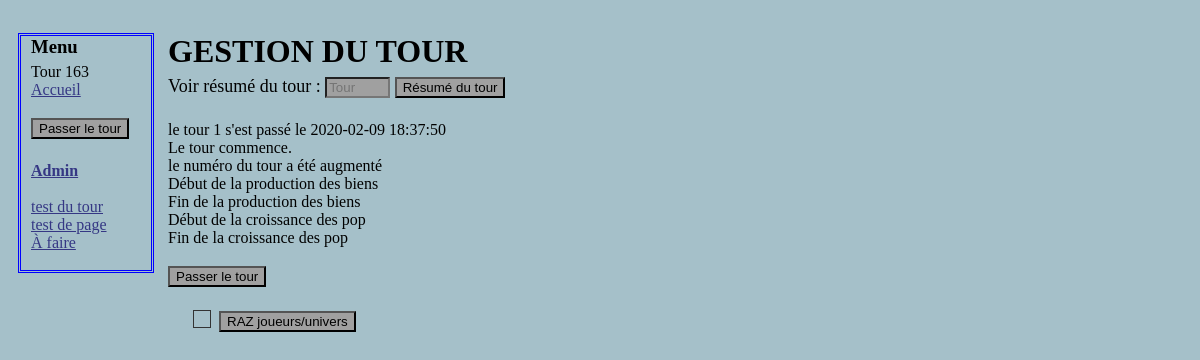
The app's page /Administration.php?voir=1, older data.
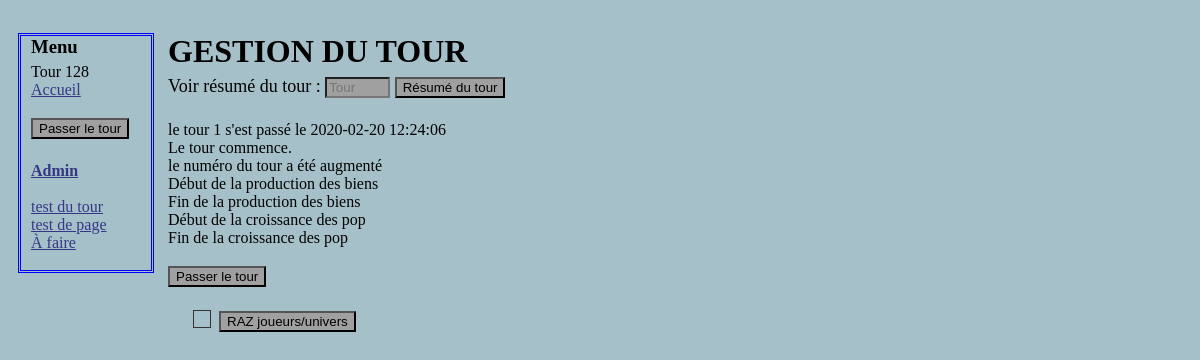
The same page, newer data.
### tables this page shows
CREATE TABLE IF NOT EXISTS `tour` (
  `id` int(11) NOT NULL AUTO_INCREMENT,
  `datetour` datetime NOT NULL DEFAULT CURRENT_TIMESTAMP,
  `resume` text,
  PRIMARY KEY (`id`)
);

### Administration.php (the view, shortened to what this page needs)
<?php
include("include/BDDconnection.php");
?>
<!DOCTYPE html>
<html>
    <head>
          <link rel="stylesheet" href="style.css" />
	</head>
    <body>
<?php
include("include/menu.php");
?>
<div class="corps">
    <h1>GESTION DU TOUR</h1>
<form method="get" action="Passerletourmanuellement.php">
<p>
    <label for="numero_tour">Voir résumé du tour : </label>
    <input type="text" name="voir" id="numero_tour" placeholder="Tour" size="5" maxlength="4" />
    <input type="submit" value="Résumé du tour" />
</p>
</form>
<?php
if (isset($_GET["voir"]) and $_GET["voir"] == 0 )
  {
$reqtourinfo = $bda->query('SELECT * FROM tour ORDER BY id DESC LIMIT 1') or die(print_r($bdd->errorInfo()));
$reptourinfo = $reqtourinfo->fetch();
echo 'le dernier tour est le tour ' . $reptourinfo['id'] . ' et s\'est passé le ' . $reptourinfo['datetour']  ;
echo ' <br />  ' . $reptourinfo['resume'] ;
  }
elseif (isset($_GET["voir"]))
  {
  $reqtourinfo = $bda->prepare('SELECT * FROM tour WHERE id = ?');
  $reqtourinfo->execute(array($_GET["voir"]));
  $reptourinfo = $reqtourinfo->fetch();
    echo 'le tour ' . $reptourinfo['id'] . ' s\'est passé le ' . $reptourinfo['datetour']  ;
    echo ' <br />  ' . $reptourinfo['resume'] ;
  }
?>
<form action="tour/Gestionglobale.php">
<p>
    <input type="submit" value="Passer le tour" />
</p>
</form>
<form action="script/resertunivers.php">
<p>
  <input id = "checkbox" type="checkbox" name="confirmer"/> <label for="checkbox"></label>
  <input type="submit" value="RAZ joueurs/univers" />
</p>
</form>
</div>
  </body>
</html>

### include/Menu.php (shortened to what this page needs)
<nav class="menu">
    <div>
        <h3>Menu</h3>
           	<?php
            $reponse = $bda->query('SELECT id FROM tour ORDER BY id DESC LIMIT 1');
            $touractuel = $reponse->fetch();
            $reponse->closeCursor();?>
            Tour <?php echo $touractuel['id'] ; ?>
            <?php
            If (!isset($_SESSION['pseudo']))
			{
            echo '<a class ="lienmenu" href="Accueil.php">Accueil</a>' ;
            }
    		?>
			<form action="tour/Gestionglobale.php">
			<p>
			    <input type="submit" value="Passer le tour" />
			</p>
			</form>
            <b><a class ="lienmenu" href="Administration.php">Admin</a></b></br> </br>
            <a class ="lienmenu" href="tour/test.php">test du tour</a> </br>
            <a class ="lienmenu" href="test.php?id=2">test de page</a> </br>
            <a class ="lienmenu" href="afaire.php">À faire</a> </br> </br>
    </div>
</nav>

Row changes from the older to the newer data that the page shows:
removed tour: id "163"
now on this page (row edited): tour: id "128"
changed tour id 1: datetour "2020-02-09 18:37:50" → "2020-02-20 12:24:06"
